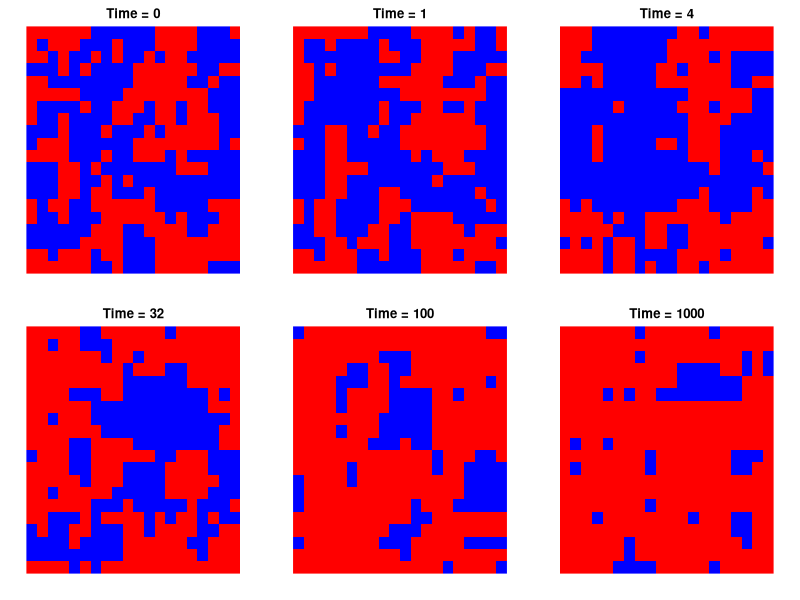

Write R code to recreate this figure.
## ---- chunk 1
# 初始化 R Markdown 設置
knitr::opts_chunk$set(echo = TRUE, warning=FALSE, message=FALSE)
## ---- chunk 2
# 載入視覺化套件
library(ggplot2)
library(gridExtra)

# 載入矩陣操作套件
library(reshape2) 
## ---- chunk 3
# 設定初始參數
L <- 20                # 格點大小 (L x L)
T <- 2.5               # 溫度
J <- 1                 # 交換作用強度
steps <- c(0, 1, 4, 32, 100, 1000) # 時間步驟
beta <- 1 / T          # 反溫度

# 初始化隨機自旋配置 (每個格點的值為 -1 或 1)
initialize_lattice <- function(L) {
  matrix(sample(c(-1, 1), L * L, replace = TRUE), L, L)
}

# 計算能量變化 (ΔE)
delta_energy <- function(lattice, i, j, L) {
  spin <- lattice[i, j]
  neighbors <- lattice[(i %% L) + 1, j] + 
               lattice[(i - 2) %% L + 1, j] + 
               lattice[i, (j %% L) + 1] + 
               lattice[i, (j - 2) %% L + 1]
  return(2 * spin * neighbors)
}
## ---- chunk 4
# Metropolis 演算法的單步更新
metropolis_step <- function(lattice, beta, L) {
  for (k in 1:(L * L)) { # 更新所有格點
    i <- sample(1:L, 1)  # 隨機選取行
    j <- sample(1:L, 1)  # 隨機選取列
    dE <- delta_energy(lattice, i, j, L)
    
    # 接受或拒絕更新
    if (dE <= 0 || runif(1) < exp(-dE * beta)) {
      lattice[i, j] <- -lattice[i, j] # 反轉自旋
    }
  }
  return(lattice)
}
## ---- chunk 5
# 繪製不同時間步驟的格點狀態
plot_lattice_evolution <- function(L, steps, beta) {
  lattice <- initialize_lattice(L) # 初始化格點
  par(mfrow = c(2, 3), mar = c(2, 2, 2, 2)) # 2x3 圖片布局
  
  for (t in 1:length(steps)) {
    step <- steps[t]
    for (s in 1:step) { # 執行 Metropolis 演算法 step 次
      lattice <- metropolis_step(lattice, beta, L)
    }
    
    # 視覺化格點狀態
    image(1:L, 1:L, t(lattice), col = c("blue", "red"), axes = FALSE,
          main = paste("Time =", step))
  }
}

# 執行視覺化
plot_lattice_evolution(L, steps, beta)
## ---- chunk 6
# 計算系統能量
calc_energy <- function(lattice, J) {
  E <- 0
  L <- nrow(lattice)
  for (i in 1:L) {
    for (j in 1:L) {
      neighbors <- lattice[(i %% L) + 1, j] + 
                   lattice[(i - 2) %% L + 1, j] +
                   lattice[i, (j %% L) + 1] + 
                   lattice[i, (j - 2) %% L + 1]
      E <- E - J * lattice[i, j] * neighbors
    }
  }
  return(E / 2) # 避免重複計算
}

# 計算平均能量與磁化率
simulate_ising <- function(L, T, steps_eq, steps_mc) {
  beta <- 1 / T
  lattice <- initialize_lattice(L)
  
  # 平衡過程
  for (step in 1:steps_eq) {
    lattice <- metropolis_step(lattice, beta, L)
  }
  
  # 蒙地卡羅模擬
  energy <- magnetization <- 0
  for (step in 1:steps_mc) {
    lattice <- metropolis_step(lattice, beta, L)
    energy <- energy + calc_energy(lattice, J)
    magnetization <- magnetization + abs(sum(lattice))
  }
  
  list(Energy = energy / steps_mc, 
       Magnetization = magnetization / (steps_mc * L^2))
}
